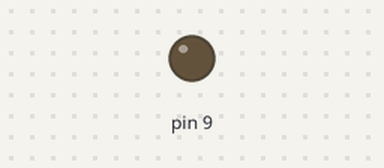
This sketch was run on a simulated Arduino Uno, built with avr-gcc and run on an emulated ATmega328P. Shown: output pins drawn as LEDs (lit = HIGH). What the sketch prints to the serial monitor is not drawn.

Above: at 0.05 s.
At 1.8 s:
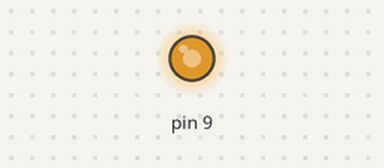
At 3.6 s:
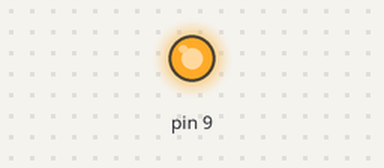
At 7.15 s:
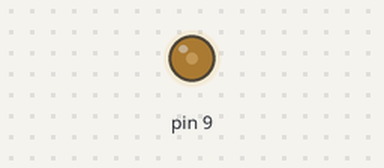
Timing chart, 0 to 9.3 s (numbered marks = the images above):
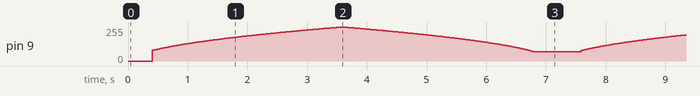

The sketch:

led_blink_revisited.ino
```cpp
int x = 0;
int y = 1;

void setup() {
  pinMode(9, OUTPUT);
  Serial.begin(9600);
}

void loop() {
  analogWrite(9, x);
  x = x + y;
  if (x <= 0 || x >= 255) {
    y = -y;
  }

  delay(5);
for (int i = 1; i < x / 10; i++) {
  Serial.print ("-");
}

   Serial.println("");
}
```
